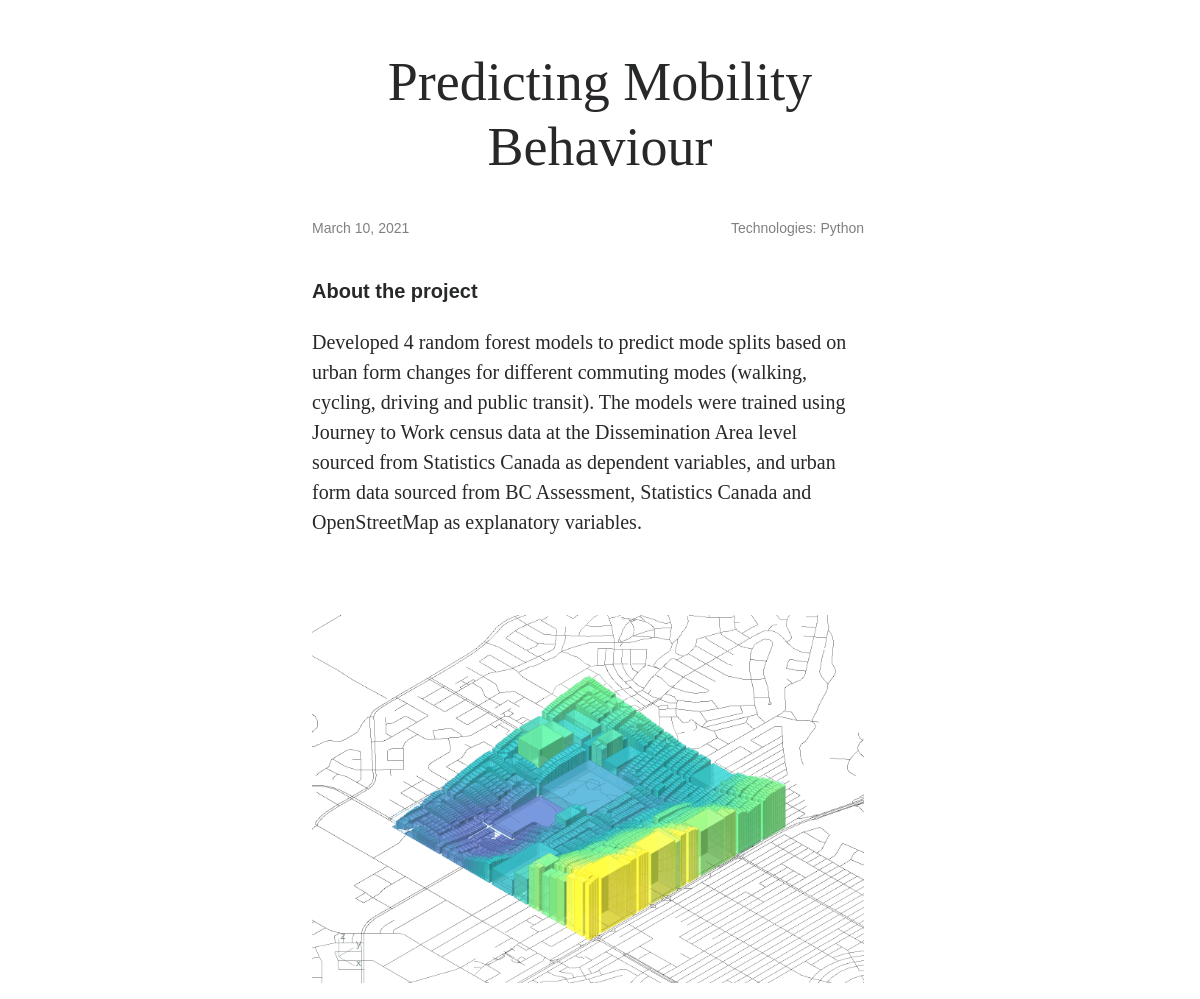
/1/, run on the app's committed database.
### projects/models.py (models this page shows, shortened)
class Project(models.Model):
	title = models.CharField(max_length=100)
	description = models.TextField()
	detailed_description = models.TextField(null=True, blank=True)
	date = models.DateField()
	image = models.FilePathField(path="static/img")
	technologies = MultiSelectField(choices=TECHS, default=(('python', 'Python')))
	link = models.URLField(null=True, blank=True)
	code = models.URLField(null=True, blank=True)
	filter = models.CharField(default='filter-cd', max_length=30)
	publish = models.BooleanField(default=True)

### projects/views.py (the view)
# urls.py: path("<int:pk>/", views.project_detail, name="project_detail"),
def project_detail(request, pk):
    context = {'project': Project.objects.get(pk=pk)}
    return render(request, 'project_detail.html', context)

### projects/templates/project_detail.html (shortened to what this page needs)
{% load static %}
<head>
  <link href="{% static 'vendor/aos/aos.css' %}" rel="stylesheet">
  <link href="{% static 'vendor/bootstrap/css/bootstrap.min.css' %}" rel="stylesheet">
  <link href="{% static 'vendor/bootstrap-icons/bootstrap-icons.css' %}" rel="stylesheet">
  <link href="{% static 'vendor/boxicons/css/boxicons.min.css' %}" rel="stylesheet">
  <link href="{% static 'vendor/glightbox/css/glightbox.min.css' %}" rel="stylesheet">
  <link href="{% static 'vendor/swiper/swiper-bundle.min.css' %}" rel="stylesheet">
  <link href="{% static 'css/style.css' %}" rel="stylesheet">
</head>
<div class="row" style="width:50vw; margin:0 auto; margin-top: 50px">
<h3 class="section-title" style="font-family:Cormorant Garamond; font-size:54">{{ project.title }}</h3>
<div class="row">
    <div class="col-lg-6">
        <small style="color:gray; font-family:Helvetica">{{ project.date }}</small>
    </div>
        <div class="col-lg-6" align="right">
        <small style="color:gray; font-family:Helvetica">Technologies: {{ project.technologies }}</small>
    </div>
</div>
<div class="row" style="width:50vw; font-family:Charter; font-size:20; margin-top: 40px">
    <h6 style="font-family:Helvetica; font-weight: 600; font-size:20">About the project</h6>
    <p>{{ project.description|safe }}</p>
    <img src="{% static project.image %}" alt="">
</div>
<div class="row" style="width:50vw; margin:0 auto; font-family:Charter; font-size:20">
</div>
</div>

### static/css/style.css (style rules this page uses)
h1, h2, h3, h4, h5, h6 { font-family: "Raleway", sans-serif; }
.section-title { text-align: center; padding-bottom: 30px; }

### data on the page
Project: title "Predicting Mobility Behaviour", date "March 10, 2021", technologies "Python", description "Developed 4 random forest models to predict mode splits based on urban form changes for different commuting modes (walking, cycling, driving and public transit). The models were trained using Journey to Work census data at the Dissemination Area level sourced from Statistics Canada as dependent variables, and urban form data sourced from BC Assessment, Statistics Canada and OpenStreetMap as explanatory variables.", image (picture)
